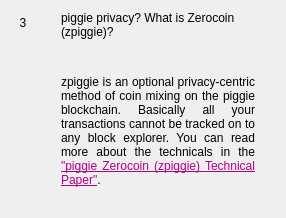
                  <widget class="QWidget" name="widgetFaq3" native="true">
                   <layout class="QHBoxLayout" name="horizontalpage_3" stretch="0,1">
                    <item alignment="Qt::AlignTop">
                     <widget class="QLabel" name="labelNumber3">
                      <property name="minimumSize">
                       <size>
                        <width>24</width>
                        <height>24</height>
                       </size>
                      </property>
                      <property name="maximumSize">
                       <size>
                        <width>16777215</width>
                        <height>24</height>
                       </size>
                      </property>
                      <property name="text">
                       <string>3</string>
                      </property>
                      <property name="alignment">
                       <set>Qt::AlignCenter</set>
                      </property>
                     </widget>
                    </item>
                    <item>
                     <layout class="QVBoxLayout" name="verticalLayoutpage_3">
                      <property name="leftMargin">
                       <number>20</number>
                      </property>
                      <property name="rightMargin">
                       <number>20</number>
                      </property>
                      <item>
                       <widget class="QLabel" name="labelSubtitle3">
                        <property name="text">
                         <string>piggie privacy? What is Zerocoin (zpiggie)?</string>
                        </property>
                        <property name="wordWrap">
                         <bool>true</bool>
                        </property>
                       </widget>
                      </item>
                      <item>
                       <spacer name="verticalSpacer_30">
                        <property name="orientation">
                         <enum>Qt::Vertical</enum>
                        </property>
                        <property name="sizeType">
                         <enum>QSizePolicy::Fixed</enum>
                        </property>
                        <property name="sizeHint" stdset="0">
                         <size>
                          <width>20</width>
                          <height>30</height>
                         </size>
                        </property>
                       </spacer>
                      </item>
                      <item>
                       <widget class="QLabel" name="labelContent3">
                        <property name="text">
                         <string>
                           &lt;html&gt;&lt;head/&gt;&lt;body&gt;&lt;p align=&quot;justify&quot;&gt;
                           zpiggie is an optional privacy-centric method of coin mixing on the
                           piggie blockchain. Basically all your transactions cannot be tracked
                           on to any block explorer. You can read more about the technicals in the
                           &lt;a style='color: #b00087' href='https://mypiggiesbank.com/zpiggie/'&gt;
                           &quot;piggie Zerocoin (zpiggie) Technical Paper&quot;&lt;/a&gt;.
                           &lt;/p&gt;&lt;/body&gt;&lt;/html&gt;
                         </string>
                        </property>
                        <property name="alignment">
                         <set>Qt::AlignLeading|Qt::AlignLeft|Qt::AlignTop</set>
                        </property>
                        <property name="wordWrap">
                         <bool>true</bool>
                        </property>
                       </widget>
                      </item>
                      <item>
                       <spacer name="verticalSpacer_31">
                        <property name="orientation">
                         <enum>Qt::Vertical</enum>
                        </property>
                        <property name="sizeHint" stdset="0">
                         <size>
                          <width>20</width>
                          <height>20</height>
                         </size>
                        </property>
                       </spacer>
                      </item>
                     </layout>
                    </item>
                   </layout>
                  </widget>
